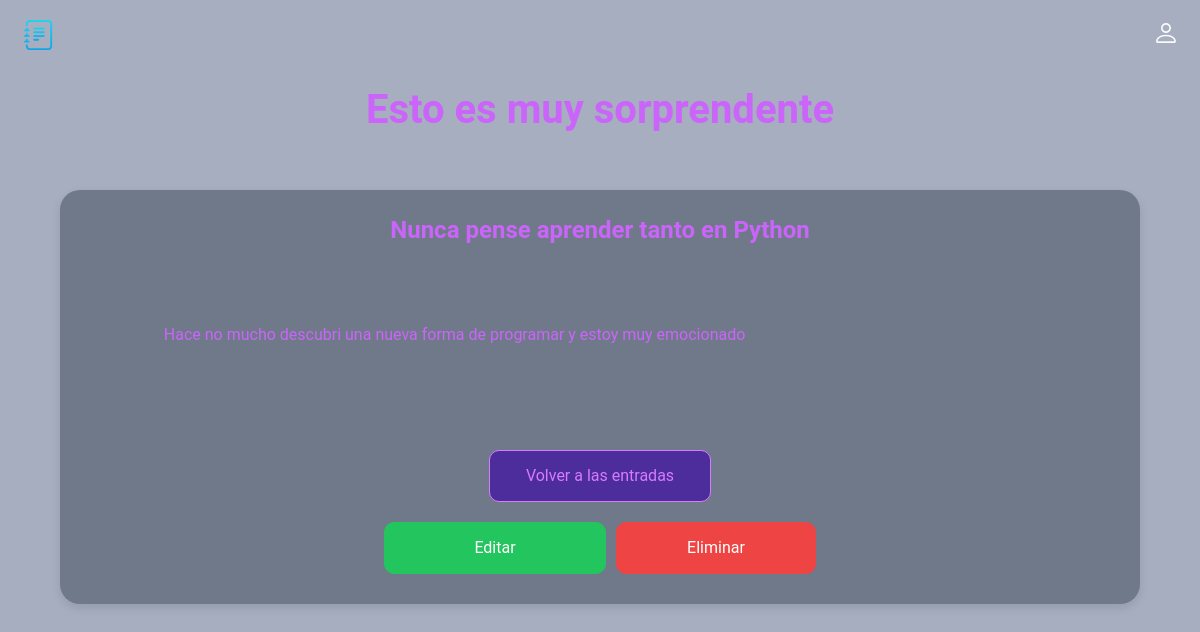
The page /card/2 on the database its author committed.
### main.py (models this page shows, shortened)
class Card(db.Model):
    id = db.Column(db.Integer, primary_key=True)
    title = db.Column(db.String(100), nullable=False)
    subtitle = db.Column(db.String(300), nullable=False)
    text = db.Column(db.Text, nullable=False)

### main.py (the view)
@app.route('/card/<int:id>')
def card(id):
    card = Card.query.get(id)
    return render_template('card.html', card=card)

### templates/card.html (shortened to what this page needs)
<!doctype html>
<html lang="en">
<head>
  <link rel="stylesheet" href="../static/css/style.css">
</head>
<body>
  <header class="header">
    <img src="../static/img/logo.svg" alt="logo" width="30" height="30">
    <ul class="main-list">
        <li class="list__item">
          <a href="">
            <img src="../static/img/login.svg" alt="login" width="20" height="20">
          </a>
    </ul>
  </header>
  <main class="main">
    {% block content %}
    <h1 class="main__title">{{card.title}}</h1>
    <div class="main__block">
      <h2 class="main__subtitle">{{card.subtitle}}</h2>
      <div class="main__text">
      {{card.text}}
      </div>
      <a class="main__link" href="/index">Volver a las entradas</a>
      <div style="display: flex; gap: 10px; margin-top: 20px;">
        <a class="main__link edit-btn" href="{{ url_for('edit_card', id=card.id) }}">Editar</a>
        <form action="{{ url_for('delete_card', id=card.id) }}" method="post" style="display:inline;">
          <button type="submit" class="main__link delete-btn" onclick="return confirm('¿Estás seguro de que deseas eliminar esta tarjeta?');">Eliminar</button>
        </form>
      </div>
    </div>
  </main>
  {% endblock %}
</body>
</html>

### static/css/style.css (style rules this page uses)
.main__link.edit-btn, .main__link.edit-btn:visited { background: #22c55e !important; border: 1px solid #22c55e !important; color: #fff !important; }
.main__link.delete-btn, .main__link.delete-btn:visited { background: #ef4444 !important; border: 1px solid #ef4444 !important; color: #fff !important; }
body { margin: 0; padding: 0; font-family: 'Roboto', sans-serif; font-size: 16px; line-height: 20px; background-color: #A6AEBF; color: #cb64fb; }
h1, h2, p { margin: 0; }
img { object-fit: contain; }
a { text-decoration: none; color: inherit; transition: 0.2s; }
ul { list-style: none; margin: 0; padding: 0; }
.header { display: flex; justify-content: space-between; align-items: center; padding: 20px 2%; margin-bottom: 30px; }
.main-list { display: flex; align-items: center; gap: 20px; }
.main__title { font-size: 40px; text-align: center; margin-bottom: 70px; }
.main { padding: 0 5%; }
.main__block { background: rgba(30, 41, 59, 0.4); border-radius: 20px; box-shadow: 0px 4px 10px rgba(0, 0, 0, 0.1); padding: 30px 80px; display: flex; flex-direction: column; align-items: center; }
.main__subtitle { text-align: center; margin-bottom: 50px; }
.main__text { line-height: 30px; margin-bottom: 40px; white-space: pre-wrap; align-self: flex-start; }
.main__link { display: block; border: 1px solid #D67BFF; background: #4d2c9b; border-radius: 10px; color: #D67BFF; padding: 15px 10px; font: inherit; width: 200px; text-align: center; cursor: pointer; transition: 0.2s; }

### rows shown on the page
Card: title "Esto es muy sorprendente", subtitle "Nunca pense aprender tanto en Python", text "Hace no mucho descubri una nueva forma de programar y estoy muy emocionado"
